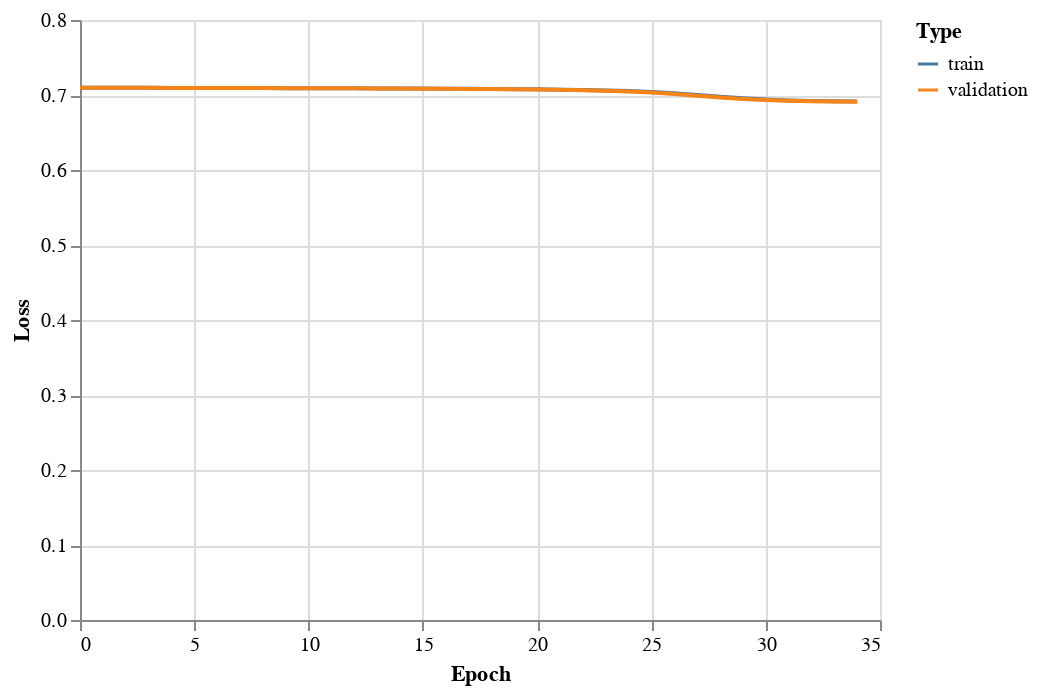

The code cell stored with this chart in its notebook:
### Code cell
train_eval_loss_chart = alt.Chart(loss_df).mark_line().encode(
 x='Epoch',
 y='Loss',
 color='Type'
)
train_eval_loss_chart

### Figure 1 — Vega-Lite specification as saved in the notebook (floating-point values rounded to 4 significant figures)
{"config": {"view": {"continuousWidth": 400, "continuousHeight": 300}}, "data": {"name": "data-6a3d753b7f213897c51cbe0d7530cf26"}, "mark": "line", "encoding": {"color": {"field": "Type", "type": "nominal"}, "x": {"field": "Epoch", "type": "quantitative"}, "y": {"field": "Loss", "type": "quantitative"}}, "$schema": "https://vega.github.io/schema/vega-lite/v4.17.0.json", "datasets": {"data-6a3d753b7f213897c51cbe0d7530cf26": [{"Epoch": 0, "Loss": 0.7097, "Type": "train"}, {"Epoch": 1, "Loss": 0.7097, "Type": "train"}, {"Epoch": 2, "Loss": 0.7096, "Type": "train"}, {"Epoch": 3, "Loss": 0.7095, "Type": "train"}, {"Epoch": 4, "Loss": 0.7095, "Type": "train"}, {"Epoch": 5, "Loss": 0.7094, "Type": "train"}, {"Epoch": 6, "Loss": 0.7094, "Type": "train"}, {"Epoch": 7, "Loss": 0.7093, "Type": "train"}, {"Epoch": 8, "Loss": 0.7092, "Type": "train"}, {"Epoch": 9, "Loss": 0.7092, "Type": "train"}, {"Epoch": 10, "Loss": 0.7091, "Type": "train"}, {"Epoch": 11, "Loss": 0.709, "Type": "train"}, {"Epoch": 12, "Loss": 0.7089, "Type": "train"}, {"Epoch": 13, "Loss": 0.7088, "Type": "train"}, {"Epoch": 14, "Loss": 0.7087, "Type": "train"}, {"Epoch": 15, "Loss": 0.7086, "Type": "train"}, {"Epoch": 16, "Loss": 0.7084, "Type": "train"}, {"Epoch": 17, "Loss": 0.7082, "Type": "train"}, {"Epoch": 18, "Loss": 0.708, "Type": "train"}, {"Epoch": 19, "Loss": 0.7078, "Type": "train"}, {"Epoch": 20, "Loss": 0.7075, "Type": "train"}, {"Epoch": 21, "Loss": 0.7072, "Type": "train"}, {"Epoch": 22, "Loss": 0.7067, "Type": "train"}, {"Epoch": 23, "Loss": 0.7061, "Type": "train"}, {"Epoch": 24, "Loss": 0.7052, "Type": "train"}, {"Epoch": 25, "Loss": 0.704, "Type": "train"}, {"Epoch": 26, "Loss": 0.7023, "Type": "train"}, {"Epoch": 27, "Loss": 0.7001, "Type": "train"}, {"Epoch": 28, "Loss": 0.6977, "Type": "train"}, {"Epoch": 29, "Loss": 0.6955, "Type": "train"}, {"Epoch": 30, "Loss": 0.6939, "Type": "train"}, {"Epoch": 31, "Loss": 0.6928, "Type": "train"}, {"Epoch": 32, "Loss": 0.6921, "Type": "train"}, {"Epoch": 33, "Loss": 0.6916, "Type": "train"}, {"Epoch": 34, "Loss": 0.6913, "Type": "train"}, {"Epoch": 0, "Loss": 0.7097, "Type": "validation"}, {"Epoch": 1, "Loss": 0.7096, "Type": "validation"}, {"Epoch": 2, "Loss": 0.7096, "Type": "validation"}, {"Epoch": 3, "Loss": 0.7095, "Type": "validation"}, {"Epoch": 4, "Loss": 0.7095, "Type": "validation"}, {"Epoch": 5, "Loss": 0.7094, "Type": "validation"}, {"Epoch": 6, "Loss": 0.7093, "Type": "validation"}, {"Epoch": 7, "Loss": 0.7093, "Type": "validation"}, {"Epoch": 8, "Loss": 0.7092, "Type": "validation"}, {"Epoch": 9, "Loss": 0.7091, "Type": "validation"}, {"Epoch": 10, "Loss": 0.709, "Type": "validation"}, {"Epoch": 11, "Loss": 0.7089, "Type": "validation"}, {"Epoch": 12, "Loss": 0.7088, "Type": "validation"}, {"Epoch": 13, "Loss": 0.7087, "Type": "validation"}, {"Epoch": 14, "Loss": 0.7086, "Type": "validation"}, {"Epoch": 15, "Loss": 0.7085, "Type": "validation"}, {"Epoch": 16, "Loss": 0.7083, "Type": "validation"}, {"Epoch": 17, "Loss": 0.7081, "Type": "validation"}, {"Epoch": 18, "Loss": 0.7079, "Type": "validation"}, {"Epoch": 19, "Loss": 0.7077, "Type": "validation"}, {"Epoch": 20, "Loss": 0.7073, "Type": "validation"}, {"Epoch": 21, "Loss": 0.7069, "Type": "validation"}, {"Epoch": 22, "Loss": 0.7064, "Type": "validation"}, {"Epoch": 23, "Loss": 0.7057, "Type": "validation"}, {"Epoch": 24, "Loss": 0.7047, "Type": "validation"}, {"Epoch": 25, "Loss": 0.7032, "Type": "validation"}, {"Epoch": 26, "Loss": 0.7012, "Type": "validation"}, {"Epoch": 27, "Loss": 0.6989, "Type": "validation"}, {"Epoch": 28, "Loss": 0.6965, "Type": "validation"}, {"Epoch": 29, "Loss": 0.6946, "Type": "validation"}, {"Epoch": 30, "Loss": 0.6933, "Type": "validation"}, {"Epoch": 31, "Loss": 0.6924, "Type": "validation"}, {"Epoch": 32, "Loss": 0.6918, "Type": "validation"}, {"Epoch": 33, "Loss": 0.6914, "Type": "validation"}, {"Epoch": 34, "Loss": 0.6912, "Type": "validation"}]}}
